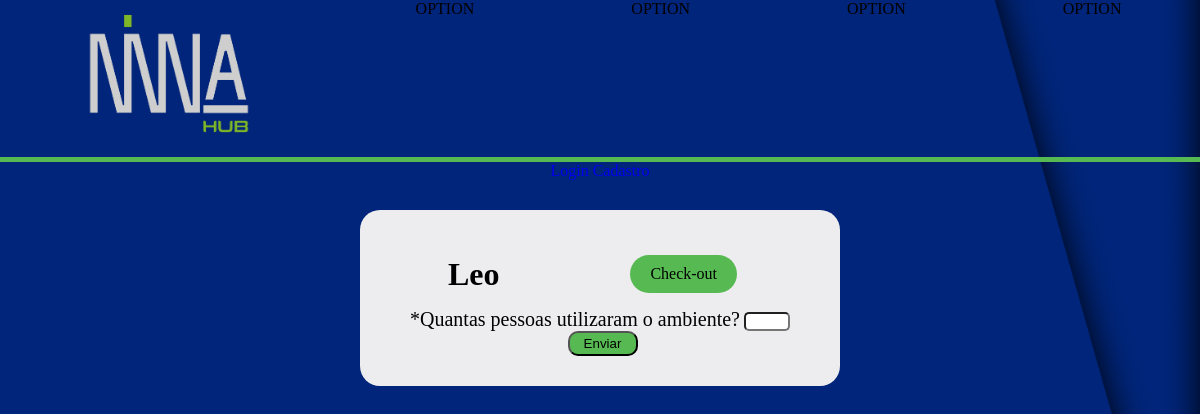
Before: /check/ with the older database file.
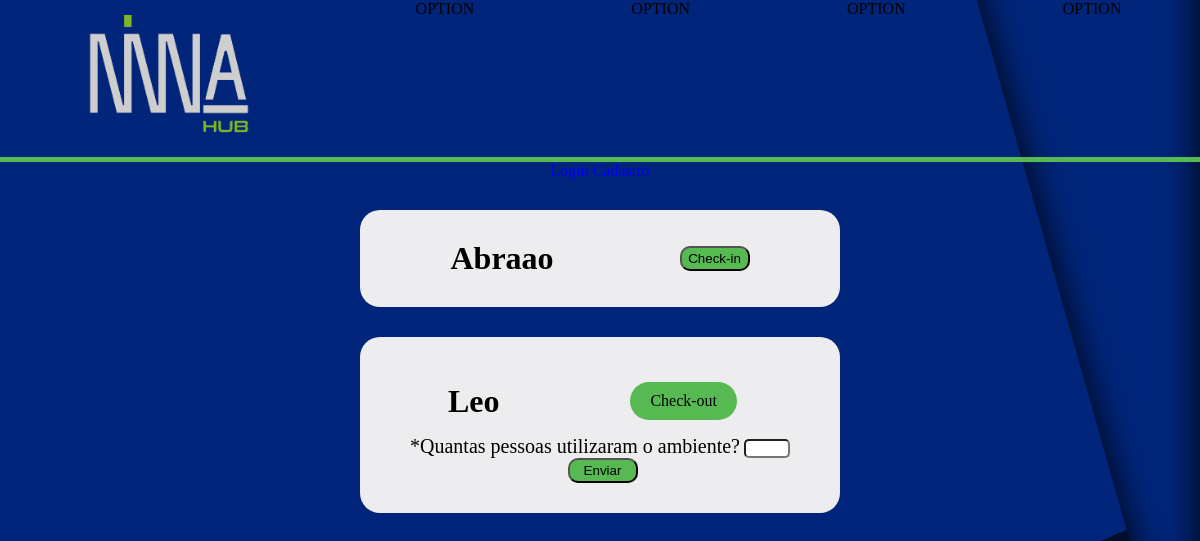
After: the same page with the newer database file.
### registro/models.py (models this page shows)
class Registro(models.Model):
    MANTENEDOR_CHOICES = (
        ('Mantenedor', 'Mantenedor'),
        ('Residente Startup', 'Residente Startup'),
        ('Time Operacional', 'Time Operacional'),
    )
    EVENTO_CHOICES = (
        ('Espaço01', 'Espaço01'),
        ('Espaço02', 'Espaço02'),
        ('Espaço03', 'Espaço03'),
    )
    agente = models.CharField(max_length=30)
    mantenedor = models.CharField(max_length=30, choices=MANTENEDOR_CHOICES)
    empresa = models.CharField(max_length=30)
    email = models.EmailField(max_length=254)
    telefone = models.CharField(max_length=30)
    cpf = models.CharField(max_length=30)
    cnpj =models.CharField(max_length=30)
    descricao = models.TextField(max_length=1000)
    espacos = models.CharField(max_length=30, choices=EVENTO_CHOICES)
    data_reserva = models.DateField('Data da Reserva')
    hora_inicio = models.TimeField('Hora Início', default=datetime.time(0, 00), blank=True)
    hora_fim = models.TimeField('Hora Fim', default=datetime.time(0, 00))
    check_in = models.BooleanField(default=False)
    check_in_horario = models.TimeField()
    check_out = models.BooleanField(default=False)
    check_out_horario = models.TimeField()
    participantes_presentes = models.IntegerField(default=0)
    def __str__(self):
        return self.agente

### registro/views.py (the view)
# urls.py: path('check/', views.check, name='check'),
def check(request):
    conteudo = {"casos": Registro.objects.order_by('check_in_horario').all()}
    return render(request, 'check.html',conteudo)

### registro/templates/check.html (shortened to what this page needs)
{% extends 'base.html' %}
{% load static %}
{% block 'head' %}
  <link rel="stylesheet" href="{% static 'registro/css/check.css' %}"/>
  <header>
    <img src="{% static 'registro/img/NINNA CINZA.png' %}" alt="" />
    <p>OPTION</p>
    <p>OPTION</p>
    <p>OPTION</p>
    <p>OPTION</p>
  </header>
{% endblock %}
{% block 'body' %}
{% if user.is_authenticated %}
<h1>Você é um adm</h1>
        {% for niv in nivel %}
            {% if niv.status == 'TOP' %}
                <h1>Time Operacional</h1>
                <a href="{% url 'logout' %}">Deslogar</a>
            {% elif niv.status == 'RCP' %}
                <h1>Recepção</h1>
                <a href="{% url 'logout' %}">Deslogar</a>
            {% endif %}
        {% endfor %}
    {% else %}
        <a href="{% url 'login' %}">Login</a>
        <a href="{% url 'cadastro' %}">Cadastro</a>
    {% endif %}
<main>
    {% for caso in casos %}
    {% if caso.participantes_presentes == 0%}
      <div class="parte-branca">
        <h1>{{caso}}</h1>
        {% if caso.check_in == False%}
          <form action="{%url 'check_in' caso.id %}" method="POST" name="form" >
            <button type="submit">Check-in</button>
          </form>
        {%else%}
          <a href="#" onclick="Check('aparecer')">
              <div class="botao">
                  <p> Check-out</p>
              </div>
          </a>
            <form action="{%url 'check_in' caso.id %}" method="POST" name="form" >
              <label for="quantidade" class="label-texto"> *Quantas pessoas utilizaram o ambiente?</label>
              <input type="text" name="quantidade" id="quantidade"/>
              <input type="submit" value="Enviar" class="botao-form">
            </form>
        {%endif%}
    {%else%}
      </div>
    {%endif%}
    {% endfor %}
</main>
{% endblock %}

### templates/base.html (shortened to what this page needs)
{% load static %}
<!DOCTYPE html>
<html lang="pt-br">
<head>
    {% block 'head' %}{% endblock %}
</head>
<body>
    {% block 'body' %}{% endblock %}
</body>
</html>

### templates/static/registro/css/check.css (style rules this page uses)
* { margin: 0; padding: 0; }
body { background: url(../img/background.png) center center / cover; text-align: center; }
header { display: flex; justify-content: space-around; padding-bottom: 20px; border-bottom: 5px solid #57B952; }
header img { width: 15%; padding-top: 10px; }
.parte-branca { width: 35%; background: #edecee; align-items: center; margin: 0 auto; margin-top: 30px; border-radius: 20px; padding: 30px; display: flex; justify-content: space-around; flex-wrap: wrap; }
a { text-decoration: none; }
.botao { display: flex; margin: 15px; padding: 10px 20px; border-radius: 20px; background: #57B952; justify-content: center; color: black; }
button { width: 70px; height: 25px; border-radius: 10px; background: #57B952; margin-left: 5px; }
.botao-form { width: 70px; height: 25px; border-radius: 10px; background: #57B952; margin-left: 5px; }
.label-texto { padding-top: 40px; font-size: 20px; }
#quantidade { width: 10%; border-radius: 5px; }

Changed rows visible on the page:
added Registro: agente "Abraao"
